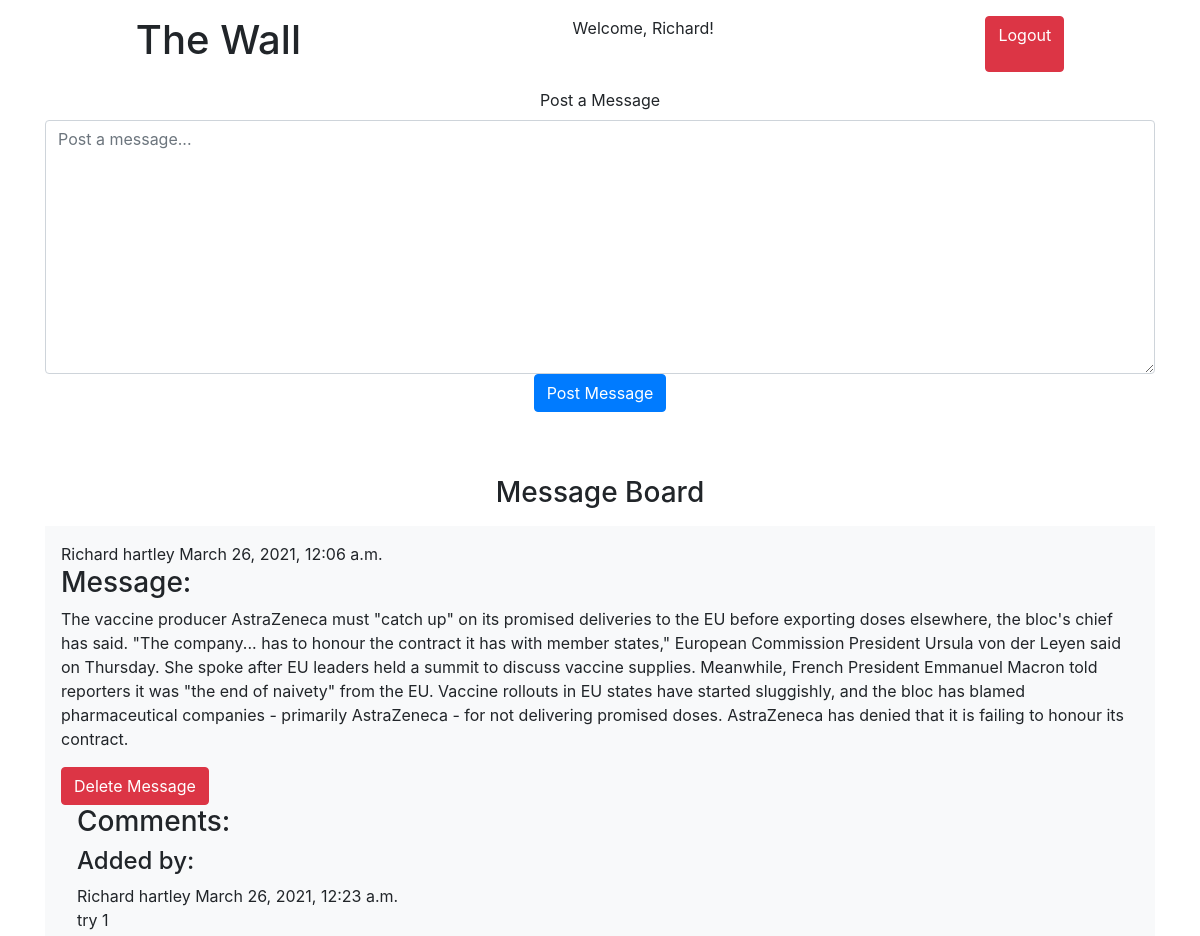
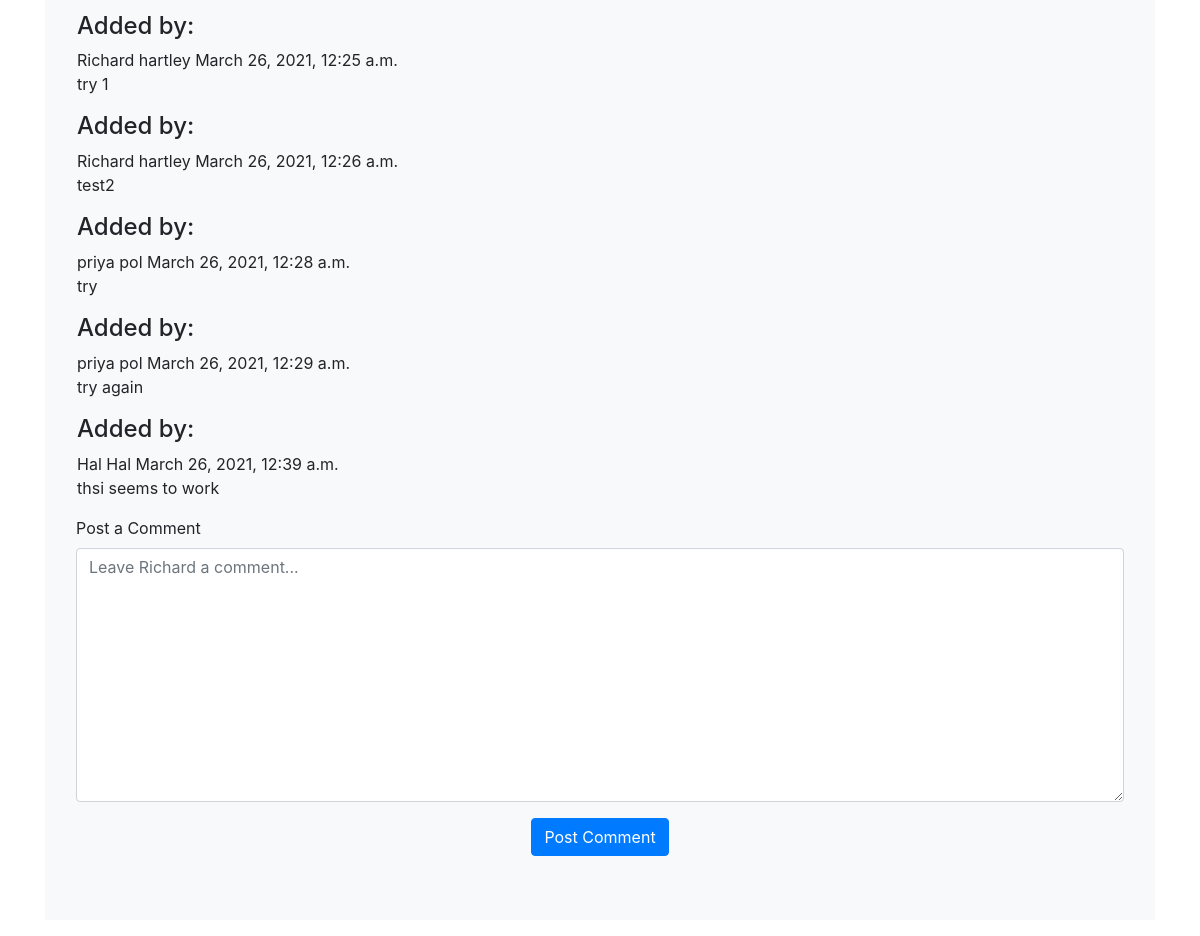
Page /wall (signed in) on the committed database (2 pictures, top to bottom).
### wallapp/models.py (models this page shows, shortened)
class User(models.Model):
    first_name = models.CharField(max_length=255)
    last_name = models.CharField(max_length=255)
    email = models.CharField(max_length=255)
    password = models.CharField(max_length=255)
    created_at = models.DateTimeField(auto_now_add=True)
    updated_at = models.DateTimeField(auto_now_add=True)
    objects = UserManager()

class Message(models.Model):
    message = models.TextField()
    user = models.ForeignKey(User,related_name = "messages", on_delete=models.CASCADE)
    created_at = models.DateTimeField(auto_now_add=True)
    updated_at = models.DateTimeField(auto_now_add=True)
    objects = UserManager()

class Comment(models.Model):
    comment = models.TextField()
    user = models.ForeignKey(User,related_name = "comments", on_delete=models.CASCADE)
    message = models.ForeignKey(Message,related_name = "comments", on_delete=models.CASCADE)
    created_at = models.DateTimeField(auto_now_add=True)
    updated_at = models.DateTimeField(auto_now_add=True)
    objects = UserManager()

### wallapp/views.py (the view)
def wall(request):
    if "userid" not in request.session:
        return redirect('/')
    context = {
        "user": User.objects.get(id=request.session['userid']),
        "messages": Message.objects.all(),
        "comments": Comment.objects.all(),
    }
    return render(request, "show.html", context)

### wallapp/templates/show.html (shortened to what this page needs)
<!DOCTYPE html>
<html lang="en">
<head>
    {% load static %}
    <link rel="stylesheet" href="https://stackpath.bootstrapcdn.com/bootstrap/4.3.1/css/bootstrap.min.css"
>
</head>
<body>
    <div class="header d-flex justify-content-around pt-3 pb-3">
        <h1>The Wall </h1>
        <p>Welcome, {{request.session.first_name}}!</p>
        <a href = "/logout" class= "btn btn-danger log-out">Logout</a>
    </div>
        <div class="post_message">
            <form action="/message" method="POST" class="container d-flex flex-column justify-content-center align-items-center">
                <label for="message" class="form-label post_a_message">Post a Message</label>
                <textarea type="text" cols="30" rows="10" class="form-control" name="msg" placeholder="Post a message..."></textarea>
                <button type="submit" class="btn btn-primary" value ="Post it" >Post Message</button>
            </form>
        </div>
        <div class="container flex justify-content-around pt-3 pb-3">
            <h3 class="text-center mt-5 mb-3">Message Board</h3>
            <div class="bg-light p-3">
            {% for msg in messages%}
                <div class="message-header">
                    {{msg.user.first_name}} {{msg.user.last_name}} {{msg.updated_at}}
                    <h3>Message:</h3>
                    <p class="message-comments">{{msg.message}}</p>
                    <a href="/delete/{{msg.id}}" class="btn btn-danger">Delete Message</a>
                </div>
                    <div class="user_comments ml-3">
                        <h3>Comments:</h3>
                        {% for comment in msg.comments.all %}
                            <h4>Added by:</h4>
                            {{comment.user.first_name}} {{comment.user.last_name}} {{comment.updated_at}}
                            <p class="message-comments">{{comment.comment}}</p>
                        {% endfor %}
                    </div>
                    <form action="/comment/{{msg.id}}"  method="POST" class="container d-flex flex-column">
                        <label for="comment" class="form-label post_comment_label">Post a Comment</label>
                        <textarea  name="cmnt" cols="30" rows="10" class="form-control" placeholder="Leave {{msg.user.first_name}} a comment..."></textarea>
                        <div class="text-center">
                            <button type="submit" class="btn btn-primary mt-3 mb-5 post-btn">Post Comment</button>
                        </div>
                    </form>
            {% endfor %}
            </div>
        </div>
</body>
</html>

### rows in the picture
User: session.first_name "Richard"
Message: user.first_name "Richard", user.last_name "hartley", updated_at "March 26, 2021, 12:06 a.m.", message "The vaccine producer AstraZeneca must \"catch up\" on its promised deliveries to the EU before exporting doses elsewhere, the bloc's chief has said. \"The company... has to honour the contract it has with member states,\" European Commission President Ursula von der Leyen said on Thursday. She spoke after EU leaders held a summit to discuss vaccine supplies. Meanwhile, French President Emmanuel Macron told reporters it was \"the end of naivety\" from the EU. Vaccine rollouts in EU states have started sluggishly, and the bloc has blamed pharmaceutical companies - primarily AstraZeneca - for not delivering promised doses. AstraZeneca has denied that it is failing to honour its contract.", cmnt "Leave Richard a comment..."
Comment: user.first_name "Richard", user.last_name "hartley", updated_at "March 26, 2021, 12:23 a.m.", comment "try 1"
Comment: user.first_name "Richard", user.last_name "hartley", updated_at "March 26, 2021, 12:25 a.m.", comment "try 1"
Comment: user.first_name "Richard", user.last_name "hartley", updated_at "March 26, 2021, 12:26 a.m.", comment "test2"
Comment: user.first_name "priya", user.last_name "pol", updated_at "March 26, 2021, 12:28 a.m.", comment "try"
Comment: user.first_name "priya", user.last_name "pol", updated_at "March 26, 2021, 12:29 a.m.", comment "try again"
Comment: user.first_name "Hal", user.last_name "Hal", updated_at "March 26, 2021, 12:39 a.m.", comment "thsi seems to work"
